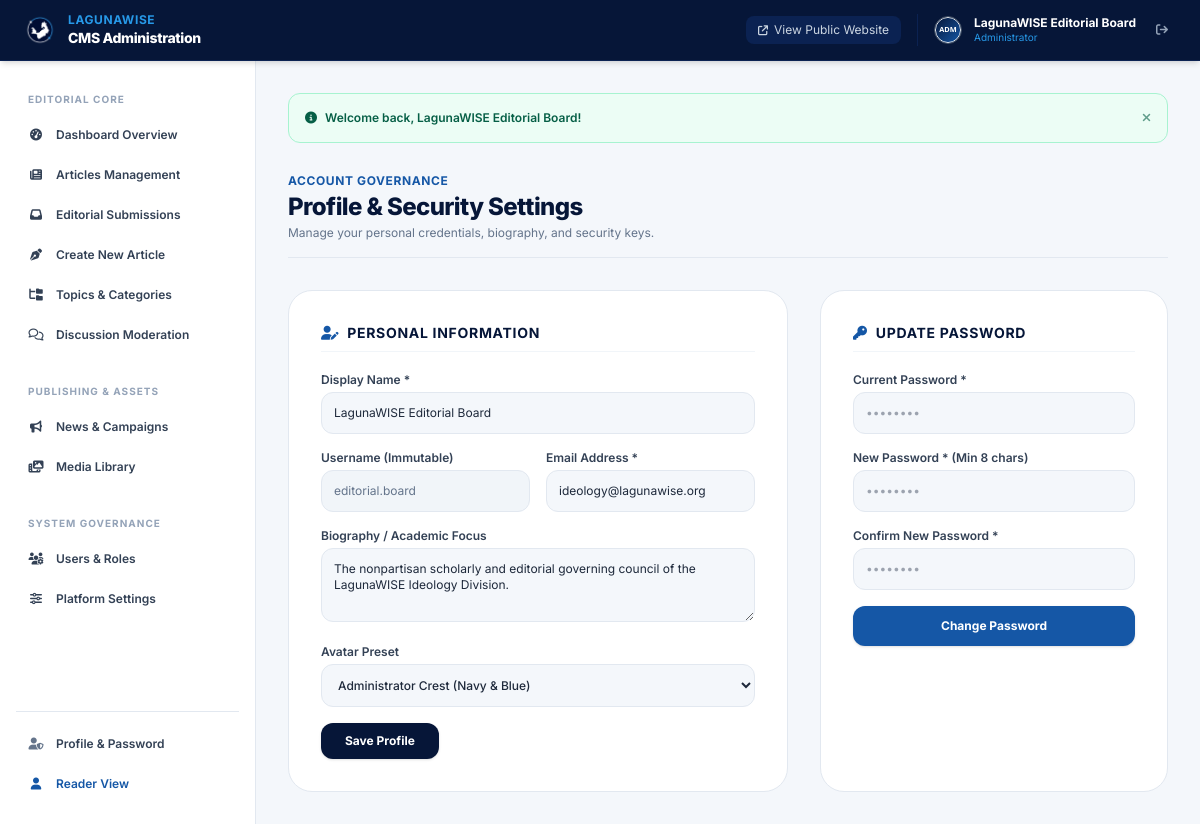
/admin/profile.php (signed in), run on the app's committed database.
### tables this page shows
CREATE TABLE `users` (
    `id` INT UNSIGNED AUTO_INCREMENT PRIMARY KEY,
    `name` VARCHAR(100) NOT NULL,
    `username` VARCHAR(50) NOT NULL UNIQUE,
    `email` VARCHAR(150) NOT NULL UNIQUE,
    `password_hash` VARCHAR(255) NOT NULL,
    `bio` TEXT NULL,
    `avatar` VARCHAR(255) NULL DEFAULT 'assets/images/default-avatar.svg',
    `status` ENUM('active', 'inactive', 'suspended') NOT NULL DEFAULT 'active',
    `must_change_password` TINYINT(1) NOT NULL DEFAULT 0,
    `last_login_at` DATETIME NULL,
    `created_at` TIMESTAMP DEFAULT CURRENT_TIMESTAMP,
    `updated_at` TIMESTAMP DEFAULT CURRENT_TIMESTAMP ON UPDATE CURRENT_TIMESTAMP,
    INDEX `idx_users_email` (`email`),
    INDEX `idx_users_username` (`username`),
    INDEX `idx_users_status` (`status`)
);

### admin/profile.php (the view, shortened to what the rows shown need)
<?php
require_login();
require_once __DIR__ . '/includes/admin-header.php';
?>
<div class="flex flex-col sm:flex-row sm:items-center justify-between gap-4 pb-4 border-b border-slate-200">
    <div>
        <h1 class="text-2xl font-extrabold text-navy-900 tracking-tight">Profile &amp; Security Settings</h1>
    </div>
</div>
<div class="grid grid-cols-1 lg:grid-cols-12 gap-8 max-w-5xl">
    <div class="lg:col-span-7 bg-white p-6 sm:p-8 rounded-3xl border border-slate-200 shadow-xs space-y-5">
        <h2 class="text-sm font-bold text-navy-900 uppercase tracking-wider pb-2 border-b border-slate-100 flex items-center gap-2">
            <i class="fa-solid fa-user-pen text-lwblue"></i>
            <span>Personal Information</span>
        </h2>
        <form action="<?= url('admin/profile.php') ?>" method="POST" class="space-y-4">
            <div>
                <label class="block text-xs font-semibold text-slate-700 mb-1">Display Name *</label>
                <input type="text" name="name" required value="<?= e($user['name']) ?>"
                       class="w-full text-xs p-3 bg-surface border border-slate-200 rounded-xl focus:outline-none focus:border-lwblue">
            </div>
            <div class="grid grid-cols-1 sm:grid-cols-2 gap-4">
                <div>
                    <label class="block text-xs font-semibold text-slate-700 mb-1">Username (Immutable)</label>
                    <input type="text" value="<?= e($user['username']) ?>" disabled
                           class="w-full text-xs p-3 bg-slate-100 border border-slate-200 rounded-xl text-slate-500 cursor-not-allowed">
                </div>
                <div>
                    <label class="block text-xs font-semibold text-slate-700 mb-1">Email Address *</label>
                    <input type="email" name="email" required value="<?= e($user['email']) ?>"
                           class="w-full text-xs p-3 bg-surface border border-slate-200 rounded-xl focus:outline-none focus:border-lwblue">
                </div>
            </div>
            <div>
                <label class="block text-xs font-semibold text-slate-700 mb-1">Biography / Academic Focus</label>
                <textarea name="bio" rows="3" placeholder="Tell readers about your research areas and background..."
                          class="w-full text-xs p-3 bg-surface border border-slate-200 rounded-xl focus:outline-none focus:border-lwblue"><?= e($user['bio'] ?? '') ?></textarea>
            </div>
            <div>
                <label class="block text-xs font-semibold text-slate-700 mb-1">Avatar Preset</label>
                <select name="avatar" class="w-full text-xs p-3 bg-surface border border-slate-200 rounded-xl font-medium focus:outline-none focus:border-lwblue">
                    <option value="assets/images/avatar-admin.svg" <?= $user['avatar'] === 'assets/images/avatar-admin.svg' ? 'selected' : '' ?>>Administrator Crest (Navy &amp; Blue)</option>
                </select>
            </div>
        </form>
    </div>
    <div class="lg:col-span-5 bg-white p-6 sm:p-8 rounded-3xl border border-slate-200 shadow-xs space-y-5">
        <h2 class="text-sm font-bold text-navy-900 uppercase tracking-wider pb-2 border-b border-slate-100 flex items-center gap-2">
            <i class="fa-solid fa-key text-lwblue"></i>
            <span>Update Password</span>
        </h2>
    </div>
</div>
<?php require_once __DIR__ . '/includes/admin-footer.php'; ?>

### admin/includes/admin-header.php (shortened to what the rows shown need)
<?php
$currentUser = current_user();
?>
<!DOCTYPE html>
<html lang="en">
<head>
    <link rel="stylesheet" href="https://cdnjs.cloudflare.com/ajax/libs/font-awesome/6.4.2/css/all.min.css">
    <script src="https://cdn.tailwindcss.com"></script>
</head>
<body class="bg-surface text-slate-800 antialiased font-sans min-h-screen flex flex-col">
    <header class="bg-navy-900 text-white sticky top-0 z-40 border-b border-navy-800 shadow-md">
        <div class="px-4 sm:px-6 py-3 flex items-center justify-between">
            <div class="flex items-center gap-4 text-xs">
                <div class="flex items-center gap-3 border-l border-navy-800 pl-4">
                    <img src="<?= asset($currentUser['avatar'] ?? 'assets/images/default-avatar.svg') ?>"
                         alt="<?= e($currentUser['name']) ?>"
                         class="w-7 h-7 rounded-full object-cover border border-slate-600">
                    <div class="hidden md:block text-left">
                        <p class="font-bold text-white text-xs leading-none"><?= e($currentUser['name']) ?></p>
                        <p class="text-[10px] text-lwblue-light capitalize leading-tight mt-0.5"><?= e(str_replace('_', ' ', $currentUser['primary_role'])) ?></p>
                    </div>
                    <a href="<?= url('auth/logout.php') ?>" class="p-2 text-slate-400 hover:text-rose-400" title="Log Out">
                        <i class="fa-solid fa-arrow-right-from-bracket"></i>
                    </a>
                </div>
            </div>
        </div>
    </header>
    <div class="flex-1 flex overflow-hidden">
        <main class="flex-1 overflow-y-auto p-4 sm:p-8 bg-surface">
            <div class="max-w-7xl mx-auto space-y-8">

### data on the page
users: avatar (picture), name "LagunaWISE Editorial Board", username "editorial.board", email "ideology@lagunawise.org", bio "The nonpartisan scholarly and editorial governing council of the LagunaWISE Ideology Division.", avatar "Administrator Crest (Navy & Blue)"

### other printed values
str_replace('_', ' ', $currentUser['primary_role']) "Administrator"
$f['message'] "Welcome back, LagunaWISE Editorial Board!"
